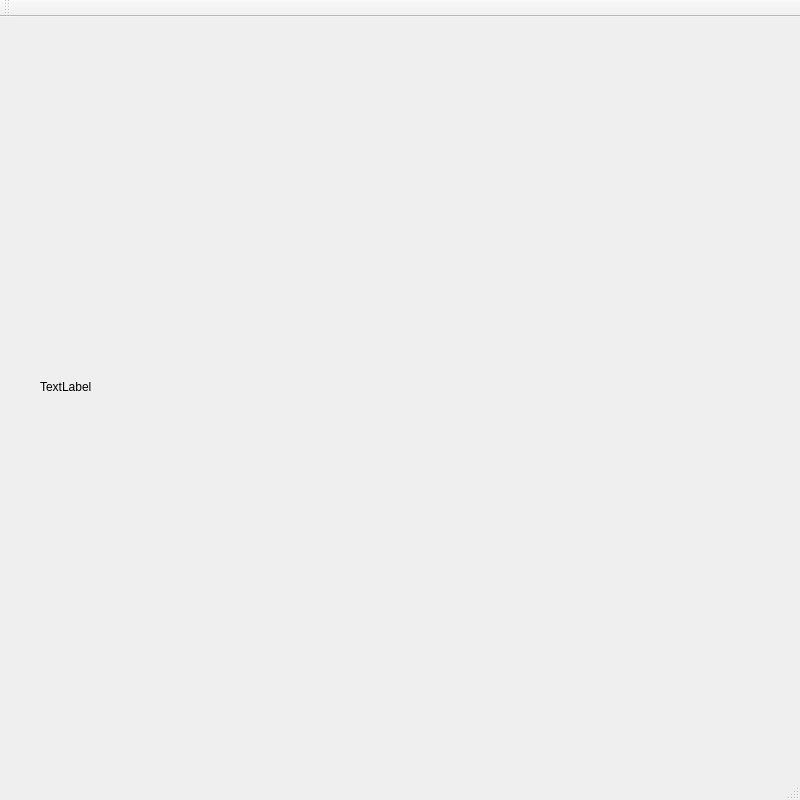
<?xml version="1.0" encoding="UTF-8"?>
<ui version="4.0">
 <class>MainWindow</class>
 <widget class="QMainWindow" name="MainWindow">
  <property name="geometry">
   <rect>
    <x>0</x>
    <y>0</y>
    <width>800</width>
    <height>800</height>
   </rect>
  </property>
  <property name="windowTitle">
   <string>MainWindow</string>
  </property>
  <widget class="QWidget" name="centralWidget">
   <widget class="QLabel" name="label">
    <property name="geometry">
     <rect>
      <x>40</x>
      <y>20</y>
      <width>700</width>
      <height>700</height>
     </rect>
    </property>
    <property name="text">
     <string>TextLabel</string>
    </property>
   </widget>
  </widget>
  <widget class="QMenuBar" name="menuBar">
   <property name="geometry">
    <rect>
     <x>0</x>
     <y>0</y>
     <width>800</width>
     <height>19</height>
    </rect>
   </property>
  </widget>
  <widget class="QToolBar" name="mainToolBar">
   <attribute name="toolBarArea">
    <enum>TopToolBarArea</enum>
   </attribute>
   <attribute name="toolBarBreak">
    <bool>false</bool>
   </attribute>
  </widget>
  <widget class="QStatusBar" name="statusBar"/>
 </widget>
 <layoutdefault spacing="6" margin="11"/>
 <resources/>
 <connections/>
</ui>
